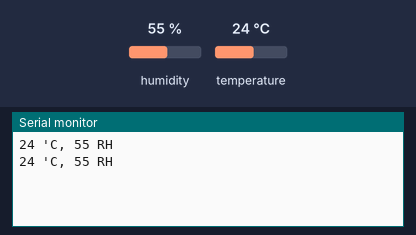
Simulated run of this sketch. Board: Arduino Uno, built with avr-gcc and run on an emulated ATmega328P. On the bench: the last lines printed to the serial monitor. The inputs (shaded band) are chosen by the test bench; at power-on: humidity 55 %, temperature 24 °C.

Above: at 2.3 s.
2.4 s: humidity set to 22 %
At 3.7 s:
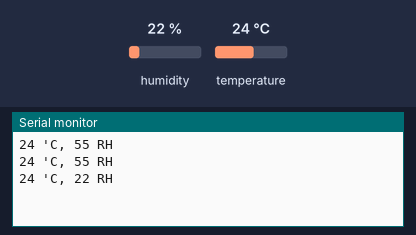
4.5 s: temperature set to 12 °C
At 5.7 s:
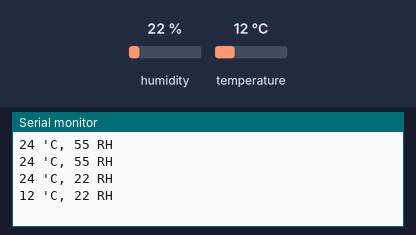
6.6 s: humidity set to 40 %
At 8.5 s:
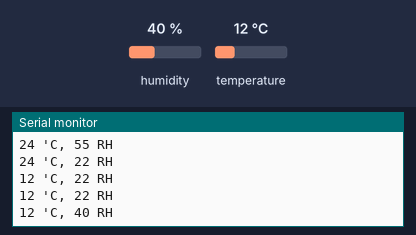
Timing chart, 0 to 10.0 s (numbered marks = the images above; inputs shaded):
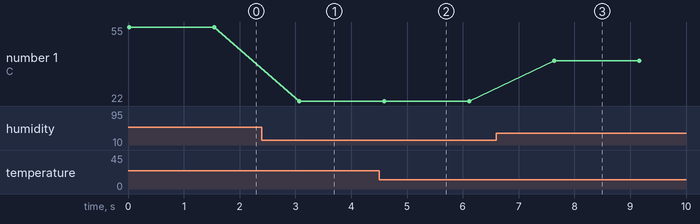

The sketch:

humid_temp_sensor.ino
```cpp
// https://github.com/winlinvip/SimpleDHThttps://github.com/winlinvip/SimpleDHT
// humid & temp sensor
// download library `SimpleDHT`
// Sketch > Include Library > Manage Libraries > Filter

// Using `AVR ISP` for Programmer

#include <SimpleDHT.h>

// for DHT11
//   |-- VCC: 5V > Orange
//   |-- GND: GND > Yellow
//   |-- DATA: D2 (Digital) > Green
int pinDHT11 = 2; // put
SimpleDHT11 dht11(pinDHT11);

void setup() {
  Serial.begin(9600);
}

void loop() {

  byte temperature = 0;
  byte humidity = 0;
  int err = SimpleDHTErrSuccess;
  if ((err = dht11.read(&temperature, &humidity, NULL)) != SimpleDHTErrSuccess) {
    Serial.print("Read DHT11 failed with error code: "); Serial.println(err);delay(1000);
    return;
  }

  Serial.print((int)temperature); Serial.print(" 'C, ");
  Serial.print((int)humidity); Serial.println(" RH");

  // DHT11 sampling rate is 1HZ.
  delay(1500);
}
```

Measured:
- after the input at 2.4 s, the serial monitor: prints a new line after 0.67 s (image 1)
- after the input at 4.5 s, the serial monitor: prints a new line after 0.09 s (image 2)
- after the input at 6.6 s, the serial monitor: prints a new line after 1.0 s (image 3)
- plotted number 1: 55 → 22 after the input at 2.4 s, 22 → 40 after the input at 6.6 s
